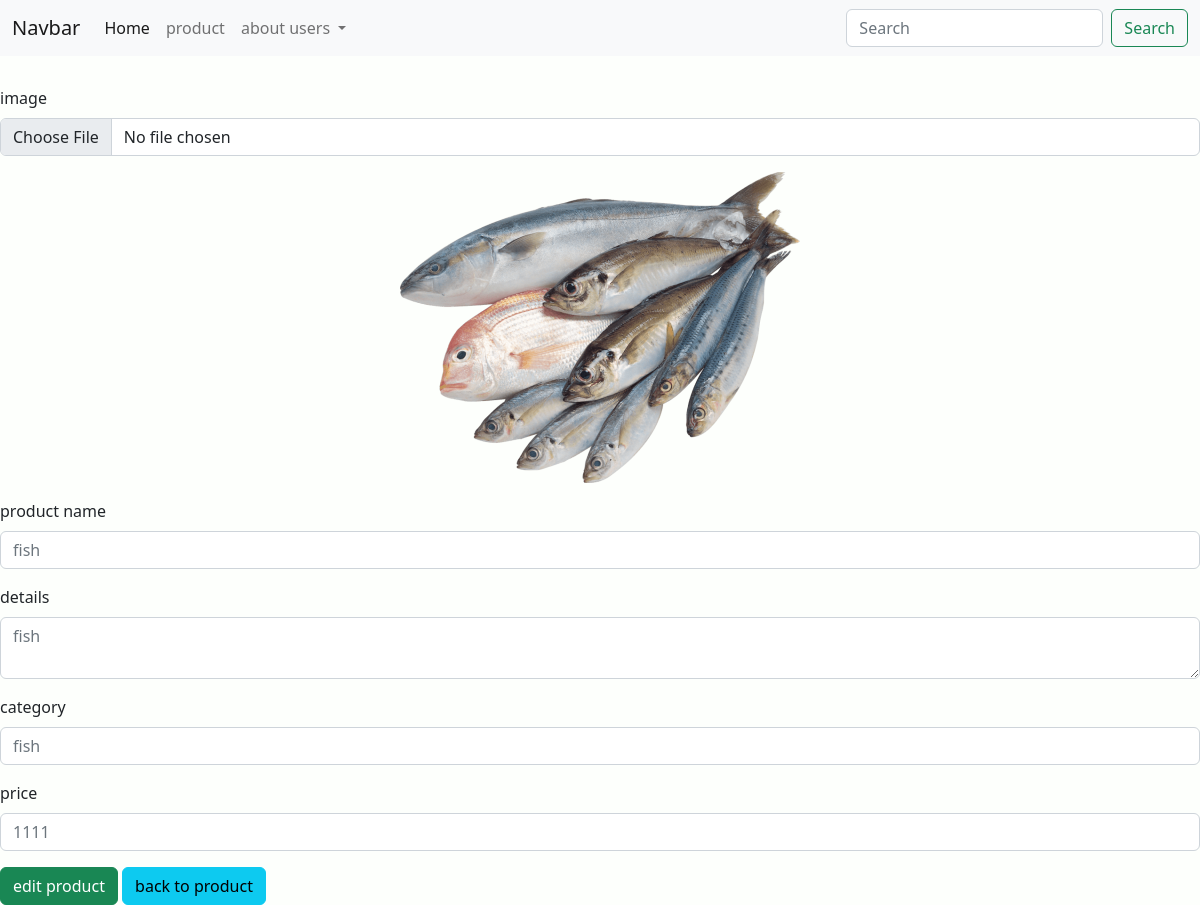
The page /update_product.php?update=30 (signed in) on the database its author committed.
### tables this page shows
CREATE TABLE `product` (
  `id` int(100) NOT NULL,
  `name` varchar(100) NOT NULL,
  `category` varchar(100) NOT NULL,
  `details` varchar(500) NOT NULL,
  `price` int(100) NOT NULL,
  `image` varchar(100) NOT NULL
);

### update_product.php (the view, shortened to what this page needs)
<?php
    require_once('config.php');
    if(!isset($_SESSION['admin'])){
        header('location:index.php');
    }else{
        $id = $_SESSION['admin'];
        $select = $db->prepare("SELECT * FROM `users` WHERE id = ?");
        $select->execute([$id]);
        $row = $select->fetch(PDO::FETCH_ASSOC);
        extract($row);
        if(isset($_REQUEST['update'])){
            $id = $_REQUEST['update'];
            $select = $db->prepare("SELECT * FROM `product` WHERE id = ?");
            $select->execute([$id]);
            $row = $select->fetch(PDO::FETCH_ASSOC);
        }
?>
<!DOCTYPE html>
<html lang="en">
<head>
    <link rel="stylesheet" href="https://cdnjs.cloudflare.com/ajax/libs/font-awesome/6.1.1/css/all.min.css" />
    <link href="https://cdn.jsdelivr.net/npm/bootstrap@5.2.0-beta1/dist/css/bootstrap.min.css" rel="stylesheet">
    <link rel="stylesheet" href="style.css">
</head>
<body>
        <?php include_once('header.php');?>
        <section class="products">
        <form enctype="multipart/form-data" method="post">
            <div class="mb-3">
                <label class="form-label">image</label>
                <input type="file" class="form-control" name="new_image" id="" placeholder="change images">
            </div>
            <div class="mb-3"style="text-align:center;" >
                <img src="upload_image/<?php echo $row['image']?>" alt="">
            </div>
            <div class="mb-3">
                <label  class="form-label">product name</label>
                <input type="text" class="form-control" name="new_product_name" placeholder="<?php echo $row['name']?>">
            </div>
            <div class="mb-3">
                <label  class="form-label">details</label>
                <textarea type="text" class="form-control" name="new_details" placeholder="<?php echo $row['category']?>"></textarea>
            </div>
            <div class="mb-3">
                <label  class="form-label">category</label>
                <input type="text" class="form-control" name="new_category" placeholder="<?php echo $row['category']?>">
            </div>
            <div class="mb-3">
                <label  class="form-label">price</label>
                <input type="number" min="0" max="99999" class="form-control" name="new_price" placeholder="<?php echo $row['price']?>">
            </div>
            <button type="submit" name="update_product" class="btn btn-success">edit product</button>
            <a href="product.php" class="btn btn-info">back to product</a>
        </form>
        </section>
</body>
</html>
<?php } ?>

### style.css (style rules this page uses)
body { margin: 0; padding: 0; box-sizing: border-box; background-color: #FDFFFC; }
section { max-width: 1200px; margin: 0 auto; margin-top: 30px; }

### rows shown on the page
product: image (picture), new_product_name "fish", new_details "fish", new_category "fish", new_price "1111"
